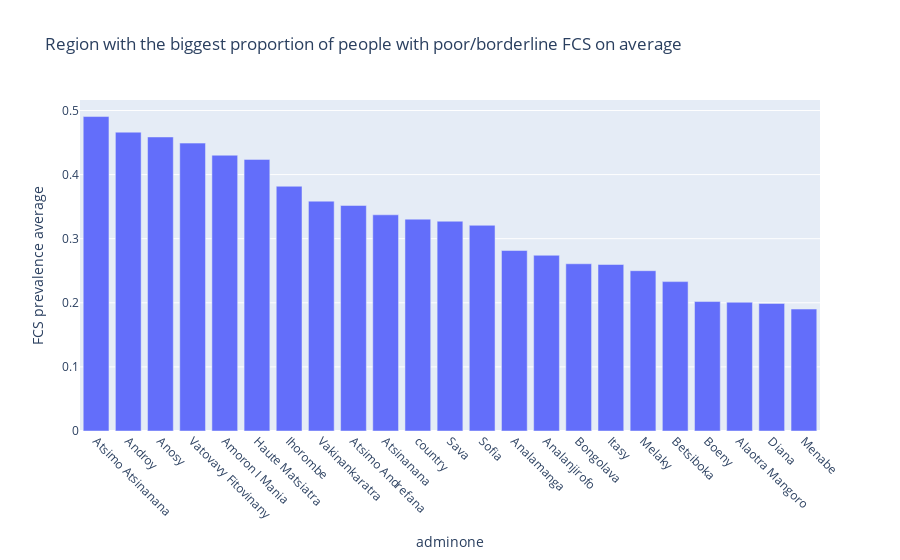

Notebook code for this chart:
### Markdown cell above
### 1. Visualising the regions with the biggest proportion of people with poor/borderline fcs on average

### Code cell
### 1. The region with the biggest proportion of people with poor/borderline fcs on average

def avg_fcs_people(df):
    """
    Plots a bar chart of the average FCS prevalence by region.

    Args:
        df: Pandas DataFrame
    
    """
    avg = df['fcs prevalence'].groupby(df['adminone']).mean().sort_values(ascending=False)
    fig = px.bar(
        avg,
        x=avg.index,
        y=avg.values,
        title="Region with the biggest proportion of people with poor/borderline FCS on average",
        labels={"x": "Region", "y": "FCS prevalence average"}
    )
    fig.update_layout(xaxis_tickangle=45)
    fig.show()

avg_fcs_people(df)

### Figure 1 — Plotly figure (JSON) as saved in the notebook; plotly's stock layout.template omitted (floating-point values rounded to 4 significant figures)
{"data": [{"hovertemplate": "adminone=%{x}<br>FCS prevalence average=%{y}<extra></extra>", "legendgroup": "", "marker": {"color": "#636efa", "pattern": {"shape": ""}}, "name": "", "orientation": "v", "showlegend": false, "textposition": "auto", "type": "bar", "x": ["Atsimo Atsinanana", "Androy", "Anosy", "Vatovavy Fitovinany", "Amoron I Mania", "Haute Matsiatra", "Ihorombe", "Vakinankaratra", "Atsimo Andrefana", "Atsinanana", "country", "Sava", "Sofia", "Analamanga", "Analanjirofo", "Bongolava", "Itasy", "Melaky", "Betsiboka", "Boeny", "Alaotra Mangoro", "Diana", "Menabe"], "xaxis": "x", "y": [0.4906, 0.4662, 0.4587, 0.4492, 0.4302, 0.4237, 0.3818, 0.3586, 0.3519, 0.3373, 0.3305, 0.3273, 0.3209, 0.2816, 0.2742, 0.2609, 0.2598, 0.2501, 0.2331, 0.202, 0.2009, 0.199, 0.1903], "yaxis": "y"}], "layout": {"barmode": "relative", "legend": {"tracegroupgap": 0}, "title": {"text": "Region with the biggest proportion of people with poor/borderline FCS on average"}, "xaxis": {"anchor": "y", "domain": [0, 1], "tickangle": 45, "title": {"text": "adminone"}}, "yaxis": {"anchor": "x", "domain": [0, 1], "title": {"text": "FCS prevalence average"}}}}
